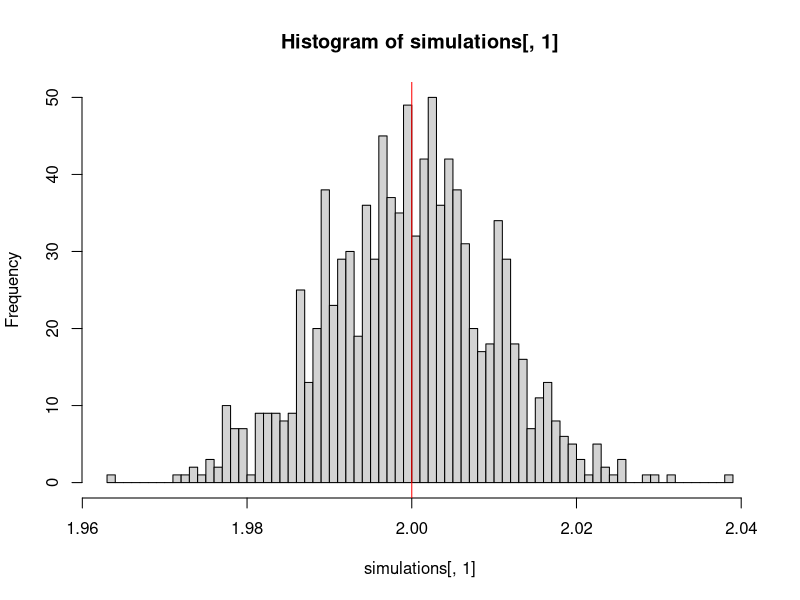

The R source for this figure:
n <- 10000
b0 <- 2
b1 <- -0.5
b2 <- 7
test_ols <- function()
{
  x1 <- rnorm(n)
  x2 <- rnorm(n)
  y <- b0 + b1 * x1 + b2 * x2 + rnorm(n, 0, 1)
  coef(lm(y ~ x1 + x2))
}
test_ols()
simulations <- t(replicate(1000, test_ols()))
hist(simulations[, 1], breaks = 100)
abline(v = b0, col = "red")
